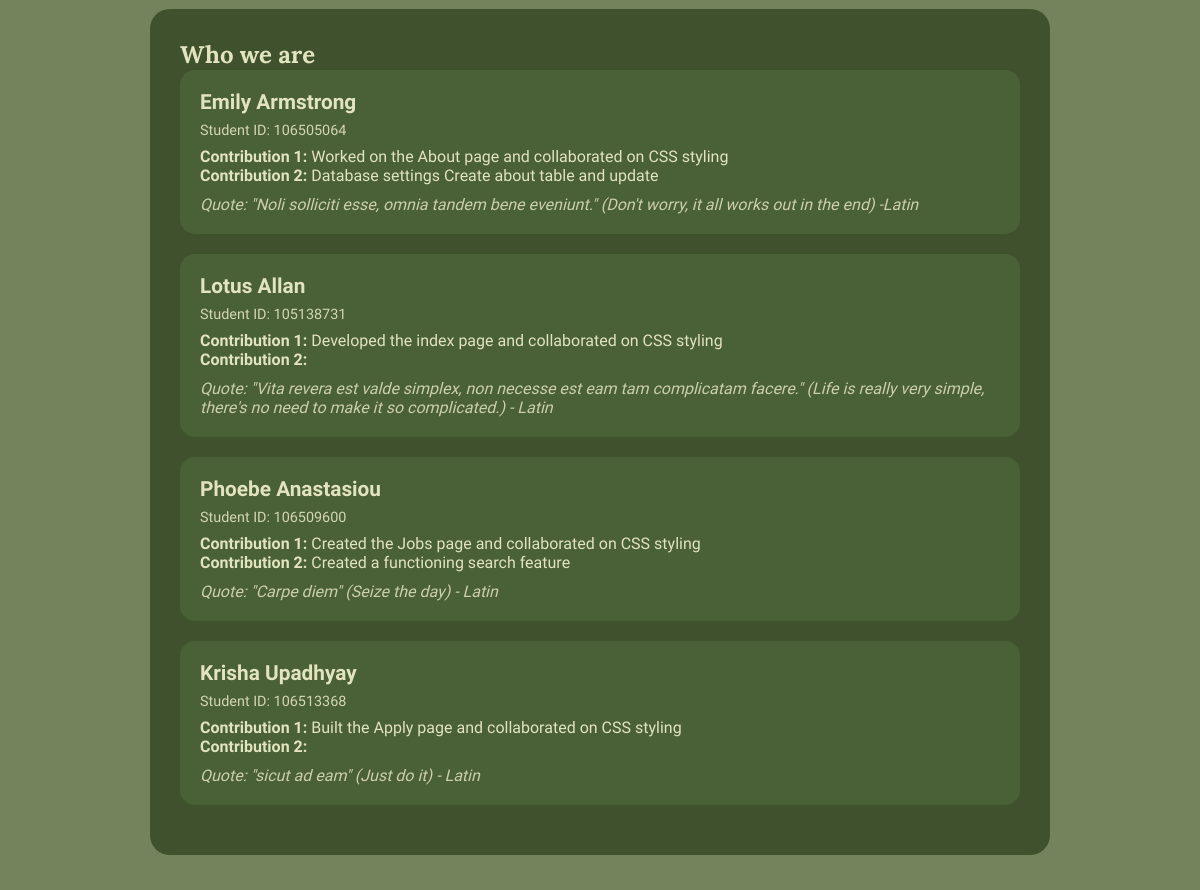
Page /About.php (middle part) on the earlier database version.
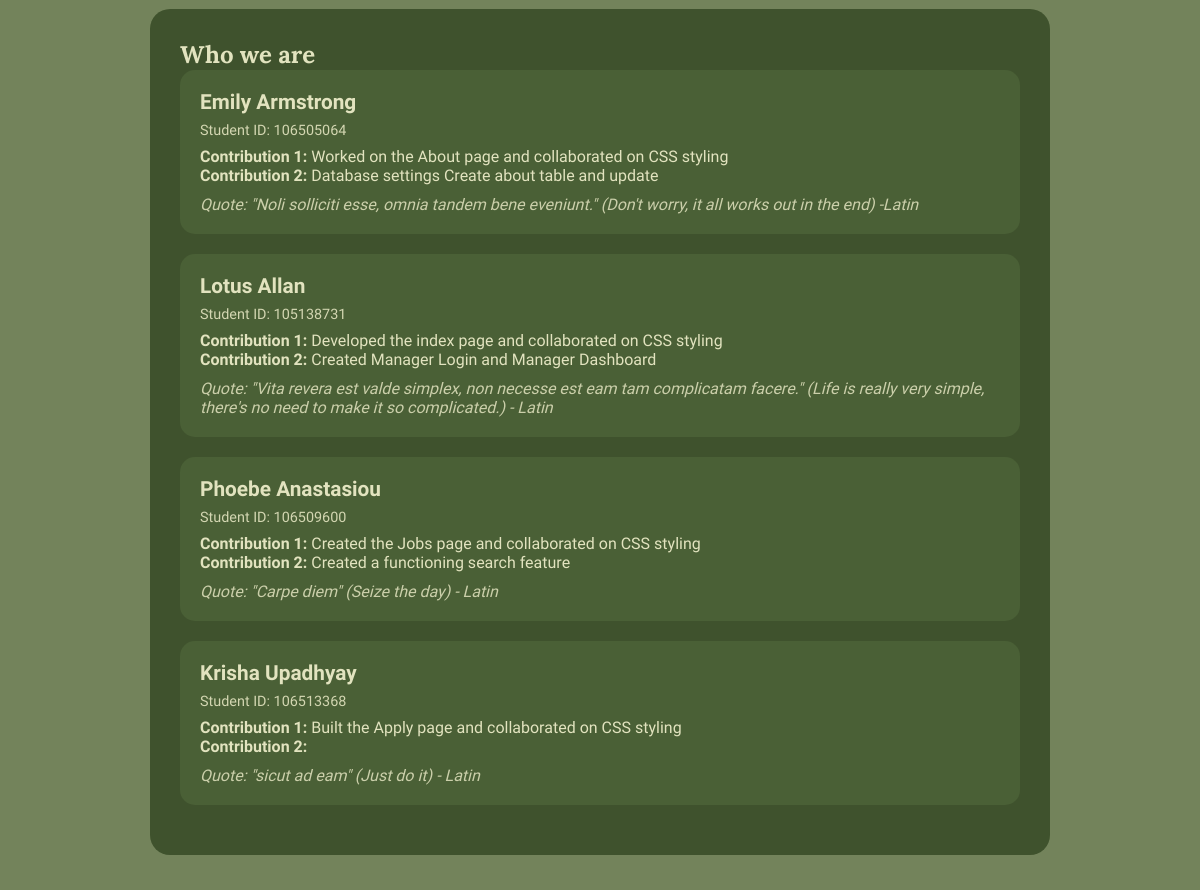
Same page on the later database version.
### tables this page shows
CREATE TABLE `about` (
  `id` int(11) NOT NULL,
  `name` varchar(100) NOT NULL,
  `student_id` varchar(20) NOT NULL,
  `contribution-1` text NOT NULL,
  `contribution-2` text NOT NULL,
  `quote` text NOT NULL
);

### About.php (the view, shortened to what this page needs)
<?php
include("settings.php");
$sql = "SELECT * FROM about";
$result = mysqli_query($connProject, $sql);
?>
<!DOCTYPE html>
<html lang="en">
<head>
  <link rel="stylesheet" href="Styles/maintheme.css">
  <link rel="stylesheet" href="/Web-Tech-Project---Group-1/Styles/about.css">
</head>
<body class="about">
  <main>
    <section class="team">
      <h2>Who we are</h2>
      <?php while ($row = mysqli_fetch_assoc($result)) { ?>
        <div class="memberCard">
          <dl>
            <dt><strong><?php echo $row['name']; ?></strong></dt>
            <dd class="studId">
              Student ID: <?php echo $row['student_id']; ?>
            </dd>
            <dd class="contribution1">
              <strong>Contribution 1:</strong> <?php echo $row['contribution-1']; ?>
            </dd>
            <dd class="contribution2">
              <strong>Contribution 2:</strong> <?php echo $row['contribution-2']; ?>
            </dd>
            <dd class="quote">
              <?php echo $row['quote']; ?>
            </dd>
          </dl>
        </div>
      <?php } ?>
    </section>
  </main>
</body>
</html>

Differences in the rows shown:
changed about "Lotus Allan": value (not shown) → "Created Manager Login and Manager Dashboard"
